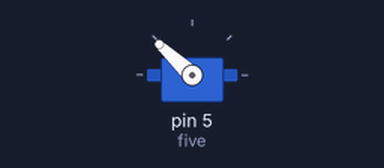
Recording of a sketch running on a simulated Arduino Uno, built with avr-gcc and run on an emulated ATmega328P. Parts: servo.

Above: at 0.05 s.
Timing chart, 0 to 4.6 s (numbered marks = the images above):
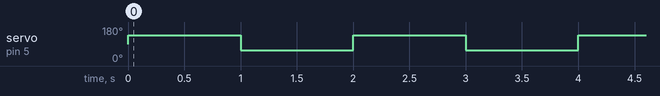

The sketch:

poker.ino
```cpp
#include <Servo.h>
Servo five;
void setup(void)
{
  Serial.begin(9600);
  five.attach(5);
  delay(1);
}
void loop(void)
{
  poke();
}
void poke()
{
  five.write(137);
  delay(1000);
  five.write(57);
  delay(1000);
  five.write(97);
}
```

Measured:
- by itself, servo on pin 5 (five): alternates 137° for 1.0 s and 57° for 1.0 s
